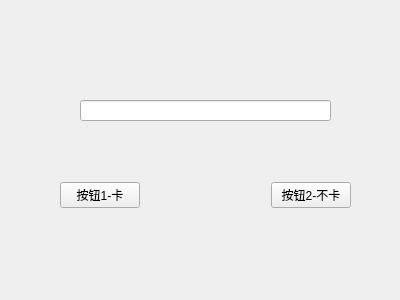
<?xml version="1.0" encoding="UTF-8"?>
<ui version="4.0">
 <class>Form</class>
 <widget class="QWidget" name="Form">
  <property name="geometry">
   <rect>
    <x>0</x>
    <y>0</y>
    <width>400</width>
    <height>300</height>
   </rect>
  </property>
  <property name="windowTitle">
   <string>Form</string>
  </property>
  <widget class="QLineEdit" name="lineEdit">
   <property name="geometry">
    <rect>
     <x>80</x>
     <y>100</y>
     <width>251</width>
     <height>21</height>
    </rect>
   </property>
  </widget>
  <widget class="QWidget" name="">
   <property name="geometry">
    <rect>
     <x>60</x>
     <y>180</y>
     <width>291</width>
     <height>30</height>
    </rect>
   </property>
   <layout class="QHBoxLayout" name="horizontalLayout">
    <item>
     <widget class="QPushButton" name="Btn_1">
      <property name="text">
       <string>按钮1-卡</string>
      </property>
     </widget>
    </item>
    <item>
     <spacer name="horizontalSpacer">
      <property name="orientation">
       <enum>Qt::Horizontal</enum>
      </property>
      <property name="sizeHint" stdset="0">
       <size>
        <width>40</width>
        <height>20</height>
       </size>
      </property>
     </spacer>
    </item>
    <item>
     <widget class="QPushButton" name="Btn_2">
      <property name="text">
       <string>按钮2-不卡</string>
      </property>
     </widget>
    </item>
   </layout>
  </widget>
 </widget>
 <resources/>
 <connections/>
</ui>
